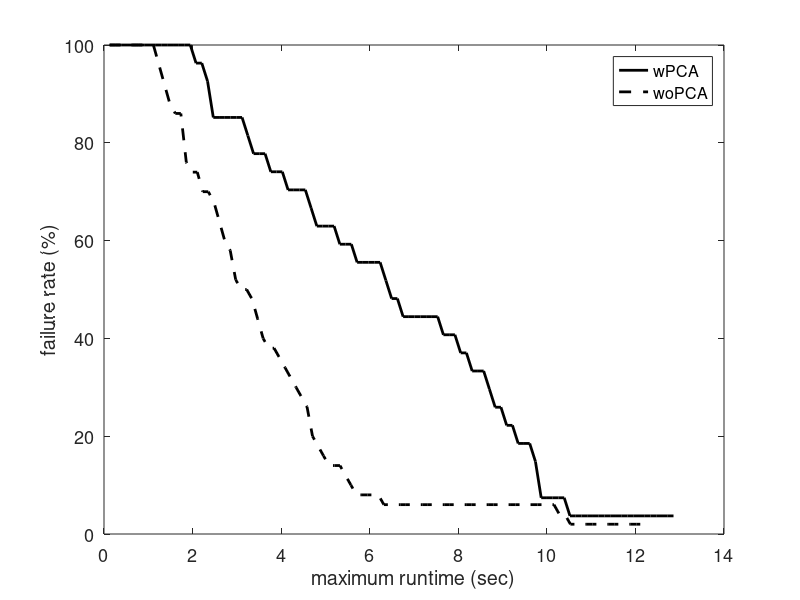

MATLAB code for this plot:


% (*) marks best so far
% In all trials, d = 0.2
% last updated: 1

clear all
clc

d = 1.4;
%%
planners = {'BiRRT','RRT','RRTConnect'};
plannerType = planners{2};
switch plannerType
    case 'BiRRT'
        D{1} = load('Benchmark_CBiRRT_envI_w.txt'); 
        D{2} = load('Benchmark_CBiRRT_envI_wo.txt');
        D{1} = [d*ones(size(D{1},1),1) D{1}];
        D{2} = [d*ones(size(D{2},1),1) D{2}];
        D{1} = D{1}(D{1}(:,2)==1,:); 
        D{2} = D{2}(D{2}(:,2)==1,:); 
    case 'RRT'
        D{1} = load('Benchmark_RRT_w_s03.txt'); 
        D{2} = load('Benchmark_RRT_wo_s03.txt'); 
        fprintf('Failures: \t%.1f, %.1f \n', 100-sum(D{1}(:,1))/size(D{1},1)*100, 100-sum(D{2}(:,1))/size(D{2},1)*100);
        D{1} = [d*ones(size(D{1},1),1) D{1}];
        D{2} = [d*ones(size(D{2},1),1) D{2}];
        D{1} = D{1}(D{1}(:,2)==1,:);  
        D{2} = D{2}(D{2}(:,2)==1,:); 
    case 'RRTConnect'
        D{1} = load('Benchmark_RRTConnect_nPCA.txt'); 
        D{2} = load('Benchmark_RRTConnect_PCA_k60.txt'); 
        fprintf('Failures: \t%.1f, %.1f \n', 100-sum(D{1}(:,1))/size(D{1},1)*100, 100-sum(D{2}(:,1))/size(D{2},1)*100);
        D{1} = [d*ones(size(D{1},1),1) D{1}];
        D{2} = [d*ones(size(D{2},1),1) D{2}];
        D{1} = D{1}(D{1}(:,2)==1,:); 
        D{2} = D{2}(D{2}(:,2)==1,:); 
end

%%
disp(['Results for ' plannerType ':']);

%%

for k = 1:size(D,2)
    
    suc = D{k}(:,2)==1;
    if size(D{k},1)>1
        F(:,k) = mean(D{k});
    else
        F(:,k) = D{k};
    end
    
    tmin(k) = F(4,k);
end

% clc
disp('-----------------------------------');
fprintf('         \t\tw/\tw/o\n');
fprintf('Queries: \t\t%d\t%d\n', size(D{1},1), size(D{2},1));
fprintf('d =      \t\t%.1f\t%.1f\n', F(1,1), F(1,2));
fprintf('Avg. time (for d): \t%.2f\t%.2f \t(sec)\n', F(4,1), F(4,2));
fprintf('Min. time (for d): \t%.2f\t%.2f \t(sec)\n', min(D{1}(:,4)), min(D{2}(:,4)));
fprintf('Nodes in path:     \t%.1f\t%.1f\n', F(10,1), F(10,2));
fprintf('Nodes in trees:    \t%.1f\t%.1f\n', F(11,1), F(11,2));
disp('------------ Sampling -------------');
fprintf('Sampling time:    \t%.2f\t%.2f \t(msec)\n', F(15,1)*1e3, F(15,2)*1e3);
fprintf('Sampling count: \t%.1f\t%.1f \t(%%)\n', F(16,1)+F(17,1), F(16,2)+F(17,2));
fprintf('Sampling success: \t%.2f\t%.2f \t(%%)\n', 100*F(16,1)/(F(16,1)+F(17,1)), 100*F(16,2)/(F(16,2)+F(17,2)));
disp('------------ loc.-con. ------------');
fprintf('Loc.-con. time:    \t%.2f\t%.2f \t(sec)\n', F(12,1), F(12,2));
fprintf('Loc.-con. count:   \t%.2f\t%.2f \t\n', F(13,1), F(13,2));
fprintf('Loc.-con. success: \t%.2f\t%.2f \t(%%)\n', 100*F(14,1)/F(13,1), 100*F(14,2)/F(13,2));
fprintf('Loc.-con. distance:\t%.2f\t%.2f \t\n', F(20,1), F(20,2));
disp('----------- Projection ------------');
fprintf('Proj. time:        \t%.2f\t%.2f \t(sec)\n', F(6,1), F(6,2));
fprintf('Proj. count:       \t%.2f\t%.2f \t\n', F(5,1), F(5,2));
fprintf('Proj. distance:    \t%.2f\t%.2f \t\n', F(21,1), F(21,2));
disp('--------------- PCA ---------------');
fprintf('PCA time:          \t%.2f\t%.2f \t(msec)\n', F(19,1)*1e3, F(19,2)*1e3);
fprintf('PCA count:       \t%.2f\t%.2f \t\n', F(18,1), F(18,2));

%%
disp(' ');
fprintf('Speed-up (at d = %.1f):      %.2f\n', d, tmin(2)/tmin(1));

%%
%%
%%
% PCS
td = D{1}(:,4);
maxT = max(td);
T1 = linspace(0,maxT,100);
T1 = T1(2:end);
for i = 1:length(T1)
    sd = td < T1(i);
    md(i) = mean(td(sd));
    Md(i) = 1-sum(sd)/length(td);
end
%%
% GD
tg = D{2}(:,4);
maxT = max(tg);
T2 = linspace(0,maxT,100);
T2 = T2(2:end);
for i = 1:length(T2)
    sg = tg < T2(i);
    mg(i) = mean(tg(sg));
    Mg(i) = 1-sum(sg)/length(tg);
end

%%
h = figure(2);
clf
plot(T1,Md*100,'-k','linewidth',2);
hold on
plot(T2,Mg*100,'--k','linewidth',2);
hold off
xlabel('maximum runtime (sec)');
ylabel('failure rate (%)');
legend('wPCA','woPCA');
% xlim([0 8]);%max([T1 T2])]);
% title(plannerType);
set(gca,'fontsize',13);
% set(h, 'Position', [100, 100, 800, 400]);
% print PCS_NR_runtime.eps -depsc -r200